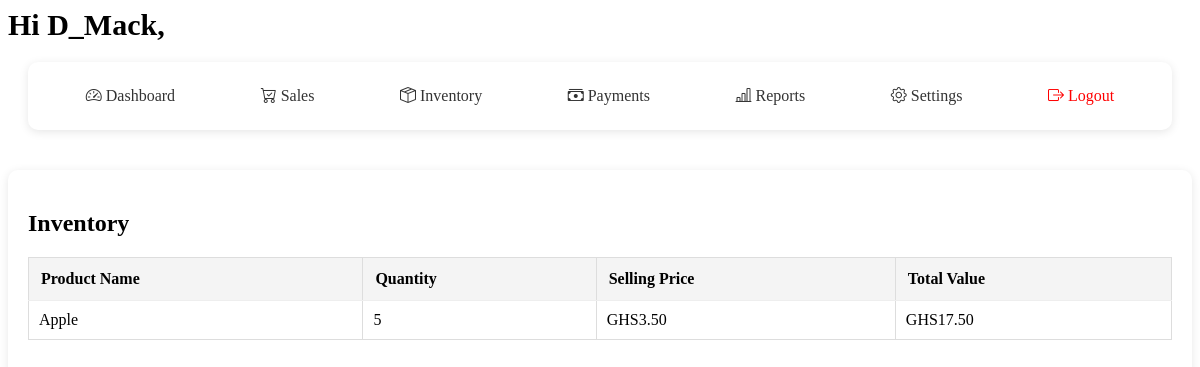
Before: /inventory (signed in) with the older database file.
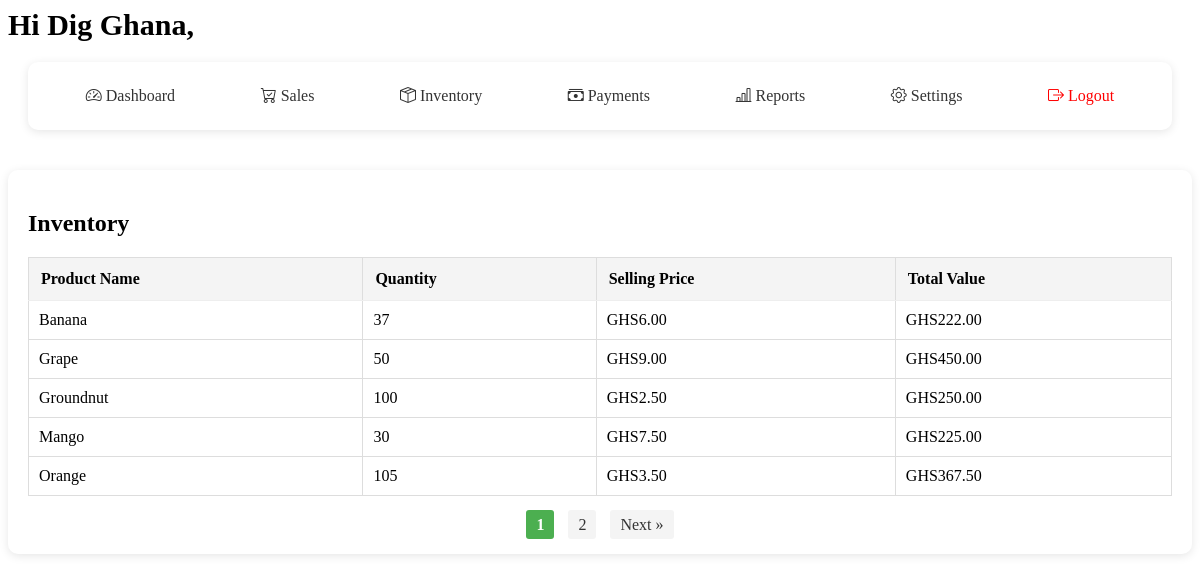
After: the same page with the newer database file.
### models/user.py (models this page shows, shortened)
class User(UserMixin, db.Model):
    __tablename__ = 'users'
    id = db.Column(db.Integer, primary_key=True)
    business_name = db.Column(db.String(100))
    name = db.Column(db.String(100), nullable=False)
    email = db.Column(db.String(120), unique=True, nullable=False)
    password_hash = db.Column(db.String(200))
    created_at = db.Column(db.DateTime, default=datetime.utcnow)
    currency_code = db.Column(db.String(5), default='GHS')  # e.g., 'GHS', 'USD', etc.
    logo_path = db.Column(db.String(255))
    products = db.relationship('Product', backref='user', lazy=True, cascade='all, delete-orphan')
    sales = db.relationship('Sale', backref='user', lazy=True, cascade='all, delete-orphan')
    payments = db.relationship('Payment', backref='user', lazy=True, cascade='all, delete-orphan')

### models/product.py (models this page shows, shortened)
class Product(db.Model):
    __tablename__ = 'products'
    id = db.Column(db.Integer, primary_key=True)
    name = db.Column(db.String(100), nullable=False, unique=True)  # Added unique constraint
    quantity = db.Column(db.Integer, default=0)
    cost_price = db.Column(db.Float, nullable=False)
    selling_price = db.Column(db.Float, nullable=False)
    profit_margin = db.Column(db.Float)
    min_stock_level = db.Column(db.Integer, default=10)
    created_at = db.Column(db.DateTime, default=datetime.utcnow)  # Renamed from created_at
    updated_at = db.Column(db.DateTime, default=datetime.utcnow, onupdate=datetime.utcnow)
    price = db.Column(db.Float)
    user_id = db.Column(db.Integer, db.ForeignKey('users.id'), nullable=False)
    sales = db.relationship('Sale', backref='product', lazy=True, cascade='all, delete-orphan')
    payments = db.relationship('Payment', backref='product', lazy=True)
    costs = db.relationship('ProductCost', backref='product', lazy=True)
    class ProductCost(db.Model):
        __tablename__ = 'product_costs'
        id = db.Column(db.Integer, primary_key=True)
        product_id = db.Column(db.Integer, db.ForeignKey('products.id'), nullable=False)
        cost_type = db.Column(db.String(50), nullable=False)  # e.g., 'purchase', 'transport', 'storage'
        amount = db.Column(db.Float, nullable=False)
        description = db.Column(db.String(200))
        date = db.Column(db.DateTime, default=datetime.utcnow)
        user_id = db.Column(db.Integer, db.ForeignKey('users.id'), nullable=False)

### app.py (the view)
@app.route('/inventory')
@login_required
def inventory():
    page = request.args.get('page', 1, type=int)
    per_page = 5
    products_query = Product.query.filter_by(user_id=current_user.id).filter(Product.quantity > 0)
    pagination = products_query.order_by(Product.name).paginate(page=page, per_page=per_page, error_out=False)
    return render_template(
        'inventory.html',
        products=pagination.items,
        pagination=pagination
    )

### app.py (called while the page is built)
@app.template_filter('currency')
def format_currency_filter(value, currency=None):
    if not value:
        return ''
    if not currency:
        currency = getattr(current_user, 'currency_code', 'GHS')  # ✅ Correct field
    try:
        return format_currency(value, currency, locale='en')
    except:
        return f"{currency} {value:,.2f}"

@app.before_request
def load_user():
    if 'user_id' in session:
        g.user = db.session.get(User, session['user_id'])

@login_manager.user_loader
def load_user(user_id):
    return User.query.get(int(user_id))  # assuming you're using SQLAlchemy and User has an id

@app.context_processor
def inject_user():
    return dict(current_user=current_user)

### templates/inventory.html (shortened to what this page needs)
<!DOCTYPE html>
<html lang="en">
<head>
  <link rel="stylesheet" href="{{ url_for('static', filename='css/inventory.css') }}">
  <link rel="stylesheet" href="https://cdn.jsdelivr.net/npm/bootstrap-icons@1.10.5/font/bootstrap-icons.css">
</head>
<body>
  <span style="font-weight: bold; font-size: 30px; text-align: center;">
                    {% if current_user.is_authenticated and current_user.business_name %}
                                   Hi {{ current_user.business_name }},
                    {% else %}
                        AKONTABU
                    {% endif %}
  </span>
  <div class="inventory-container">
    <div class="nav-bar">
      <div class="nav-links">
        <a href="{{ url_for('dashboard') }}" class="nav-link"><i class="bi bi-speedometer2"></i> Dashboard</a>
        <a href="{{ url_for('sales') }}" class="nav-link"><i class="bi bi-cart-check"></i> Sales</a>
        <a href="{{ url_for('inventory') }}" class="nav-link"><i class="bi bi-box-seam"></i> Inventory</a>
        <a href="{{ url_for('payments') }}" class="nav-link"><i class="bi bi-cash-stack"></i> Payments</a>
        <a href="{{ url_for('reports') }}" class="nav-link"><i class="bi bi-bar-chart-line"></i> Reports</a>
        <a href="{{ url_for('settings') }}" class="nav-link"><i class="bi bi-gear"></i> Settings</a>
        <a href="{{ url_for('logout') }}" class="nav-link" style="color:red;"><i class="bi bi-box-arrow-right"></i> Logout</a>
      </div>
    </div>
  </div>
  <div class="Inventory-grid">
    <h2>Inventory</h2>
    <table class="inventory-table">
      <thead>
        <tr>
          <th>Product Name</th>
          <th>Quantity</th>
          <th>Selling Price</th>
          <th>Total Value</th>
        </tr>
      </thead>
      <tbody>
        {% if products %}
          {% for product in products %}
            <tr>
              <td>{{ product.name }}</td>
              <td>{{ product.quantity }}</td>
              <td>{{ product.selling_price | currency }}</td>
              <td>{{ (product.quantity * product.selling_price) | currency }}</td>
            </tr>
          {% endfor %}
        {% else %}
          <tr><td colspan="5" style="text-align: center; color: #888;">No products available.</td></tr>
        {% endif %}
      </tbody>
    </table>
    {% if pagination %}
      <div class="pagination" style="text-align: center; margin-top: 20px;">
        {% if pagination.pages > 1 %}
          {% for p in pagination.iter_pages(left_edge=1, right_edge=1, left_current=1, right_current=1) %}
            {% if p %}
              {% if p == pagination.page %}
                <strong>{{ p }}</strong>
              {% else %}
                <a href="{{ url_for('inventory', page=p) }}">{{ p }}</a>
              {% endif %}
            {% else %}
              …
            {% endif %}
          {% endfor %}
          {% if pagination.has_next %}
            <a href="{{ url_for('inventory', page=pagination.next_num) }}">Next »</a>
          {% endif %}
        {% endif %}
    </div>
  {% endif %}
</body>
</html>

Changed rows visible on the page:
no longer on this page (row edited): Product: name "Apple", quantity "5", selling_price "GHS3.50", (product.quantity*product.selling_price)|currency "GHS17.50"
changed User: business_name "D_Mack" → "Dig Ghana"
added Product: name "Banana", quantity "37", selling_price "GHS6.00", (product.quantity*product.selling_price)|currency "GHS222.00"
added Product: name "Grape", quantity "50", selling_price "GHS9.00", (product.quantity*product.selling_price)|currency "GHS450.00"
added Product: name "Groundnut", quantity "100", selling_price "GHS2.50", (product.quantity*product.selling_price)|currency "GHS250.00"
added Product: name "Mango", quantity "30", selling_price "GHS7.50", (product.quantity*product.selling_price)|currency "GHS225.00"
added Product: name "Orange", quantity "105", selling_price "GHS3.50", (product.quantity*product.selling_price)|currency "GHS367.50"
Other visible differences:
new list line: "1"
new list line: "2"
text now shown: "Next »"
